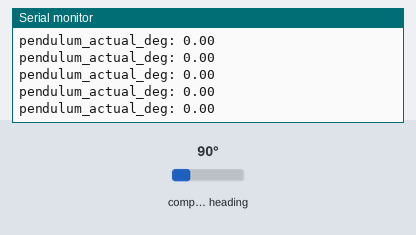
Recording of a sketch running on a simulated Arduino Uno, built with avr-gcc and run on an emulated ATmega328P. Shown: the last lines printed to the serial monitor. The inputs (shaded band) are chosen by the test bench; at power-on: compass heading 90°.

Above: at 2.2 s.
2.3 s: compass heading set to 7°
At 2.9 s:
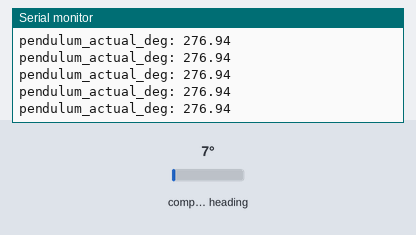
5.3 s: compass heading set to 180°
At 6.4 s:
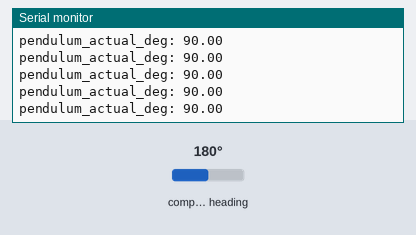
Timing chart, 0 to 8.3 s (numbered marks = the images above; inputs shaded):
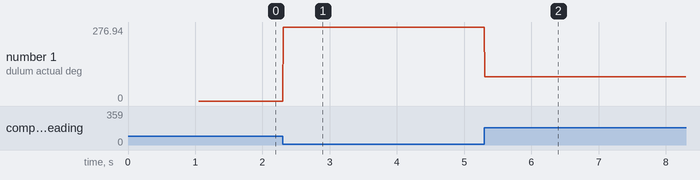

Measured:
- after the input at 2.3 s, the serial monitor: prints a new line at once (image 1)
- after the input at 5.3 s, the serial monitor: prints a new line at once (image 2)
- plotted number 1: 0 → 276.94 after the input at 2.3 s, 276.94 → 90 after the input at 5.3 s

The sketch:

encoder.ino
```cpp
#include <AS5600.h>
#include <Wire.h>

// Create an instance of the AS5600 class
AMS_5600 ams5600;

// Plotting variables
int counterPlot = 0;
int frequencyPlot = 20;

// Calibration variables
const int numSamples = 100;      // Number of samples to average
const int calibrationDelay = 10; // Delay between samples (in milliseconds)
long ams5600_initial_position = 0;

void setup() {
    Serial.begin(115200); // Start the serial communication
    Wire.begin();         // Start the I2C communication

    while (!ams5600.detectMagnet()) {
        Serial.println("[AS5600] Waiting for magnet...");
        delay(1000); // Wait for the magnet to be detected
    }

    // Print the current magnitude of the magnet
    Serial.println("[AS5600] Current magnitude: ");
    Serial.println(ams5600.getMagnitude());

    // Print the magnet strength
    int magStrength = ams5600.getMagnetStrength();
    if (magStrength == 1)
    {
        Serial.println("[AS5600] Magnet strength is too weak. ---");
    }
    else if (magStrength == 2)
    {
        Serial.println("[AS5600] Magnet strength is just right! ✔");
    }
    else if (magStrength == 3)
    {
        Serial.println("[AS5600] Magnet strength is too strong. +++");
    }

    // Calibrate the initial position by averaging multiple readings
    Serial.println("[AS5600] Calibrated ams5600_initial_position: ");
    ams5600_initial_position = calibrateRestPosition();
    Serial.println(ams5600_initial_position);
}

void loop() {
    // Increment counters
    counterPlot++;

    // Get the pendulum position
    float pendulum_actual_deg = convertRawAngleToDegrees();

    // Print to the serial
    if (counterPlot % frequencyPlot == 0)
    {
        // Print the actual and target motor positions
        Serial.print("pendulum_actual_deg: ");
        Serial.print(pendulum_actual_deg);
        Serial.println();
    }
}

/*
 * Convert the raw angle from the AS5600 magnetic encoder to degrees.
 */
float convertRawAngleToDegrees()
{
    // Get the current position of the AS5600
    short ams5600_current_position = ams5600.getRawAngle();

    // Calculate the difference between the current position and the initial position
    short difference = ams5600_current_position - ams5600_initial_position;

    if (difference < 0)
    {
        difference += 4096;
    }

    // Map the 0–4095 segments of the AS5600 to 0–360 degrees
    // 360 degrees / 4096 segments = 0.087890625 degrees per segment
    return difference * 0.087890625;
}

/*
 * Calibrate the rest position by averaging multiple readings
 */
long calibrateRestPosition()
{
    long sum = 0;

    for (int i = 0; i < numSamples; i++)
    {
        sum += ams5600.getRawAngle();
        delay(calibrationDelay);
    }

    return sum / numSamples;
}
```
